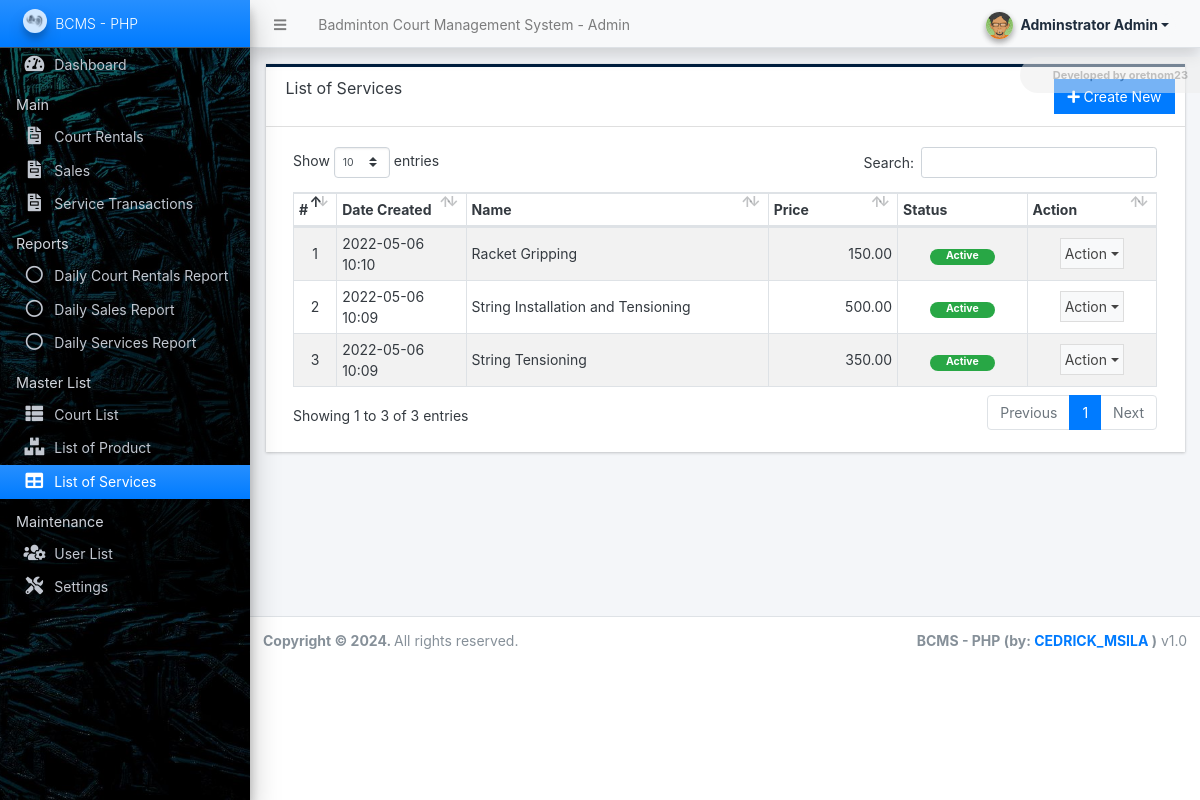
/admin/?page=services (signed in), run on the app's committed database.
### tables this page shows
CREATE TABLE `service_list` (
  `id` int(30) NOT NULL,
  `name` text NOT NULL,
  `price` float(12,2) NOT NULL DEFAULT 0.00,
  `status` tinyint(1) NOT NULL DEFAULT 1,
  `delete_flag` tinyint(1) NOT NULL DEFAULT 0,
  `date_created` datetime NOT NULL DEFAULT current_timestamp(),
  `date_updated` datetime NOT NULL DEFAULT current_timestamp() ON UPDATE current_timestamp()
);

### config.php (called while the page is built, shortened)
<?php
function format_num($number = '' , $decimal = ''){
    if(is_numeric($number)){
        $ex = explode(".",$number);
        $decLen = isset($ex[1]) ? strlen($ex[1]) : 0;
        if(is_numeric($decimal)){
            return number_format($number,$decimal);
        }else{
            return number_format($number,$decLen);
        }
    }else{
        return "Invalid Input";
    }
}
?>

### admin/services/index.php (the view, shortened to what this page needs)
<div class="card card-outline rounded-0 card-navy">
	<div class="card-header">
		<h3 class="card-title">List of Services</h3>
		<div class="card-tools">
			<a href="javascript:void(0)" id="create_new" class="btn btn-flat btn-primary"><span class="fas fa-plus"></span>  Create New</a>
		</div>
	</div>
	<div class="card-body">
        <div class="container-fluid">
			<table class="table table-hover table-striped table-bordered" id="list">
				<colgroup>
					<col width="5%">
					<col width="15%">
					<col width="35%">
					<col width="15%">
					<col width="15%">
					<col width="15%">
				</colgroup>
				<thead>
					<tr>
						<th>#</th>
						<th>Date Created</th>
						<th>Name</th>
						<th>Price</th>
						<th>Status</th>
						<th>Action</th>
					</tr>
				</thead>
				<tbody>
					<?php
					$i = 1;
						$qry = $conn->query("SELECT * from `service_list` where delete_flag = 0 order by `name` asc ");
						while($row = $qry->fetch_assoc()):
					?>
						<tr>
							<td class="text-center"><?php echo $i++; ?></td>
							<td><?php echo date("Y-m-d H:i",strtotime($row['date_created'])) ?></td>
							<td><?php echo $row['name'] ?></td>
							<td class="text-right"><?php echo format_num($row['price'], 2) ?></td>
							<td class="text-center">
                                <?php if($row['status'] == 1): ?>
                                    <span class="badge badge-success px-3 rounded-pill">Active</span>
                                <?php else: ?>
                                    <span class="badge badge-danger px-3 rounded-pill">Inactive</span>
                                <?php endif; ?>
                            </td>
							<td align="center">
								 <button type="button" class="btn btn-flat p-1 btn-default btn-sm dropdown-toggle dropdown-icon" data-toggle="dropdown">
				                  		Action
				                  </button>
							</td>
						</tr>
					<?php endwhile; ?>
				</tbody>
			</table>
		</div>
	</div>
</div>

### data on the page
service_list: date_created "2022-05-06 10:10", name "Racket Gripping", price "150.00", status "Active"
service_list: date_created "2022-05-06 10:09", name "String Installation and Tensioning", price "500.00", status "Active"
service_list: date_created "2022-05-06 10:09", name "String Tensioning", price "350.00", status "Active"

### other printed values
$_settings->info('name') "Badminton Court Management System"
$_settings->userdata('firstname').' '.$_settings->userdata('lastname') "Adminstrator Admin"
$_settings->info('short_name') "BCMS - PHP"
